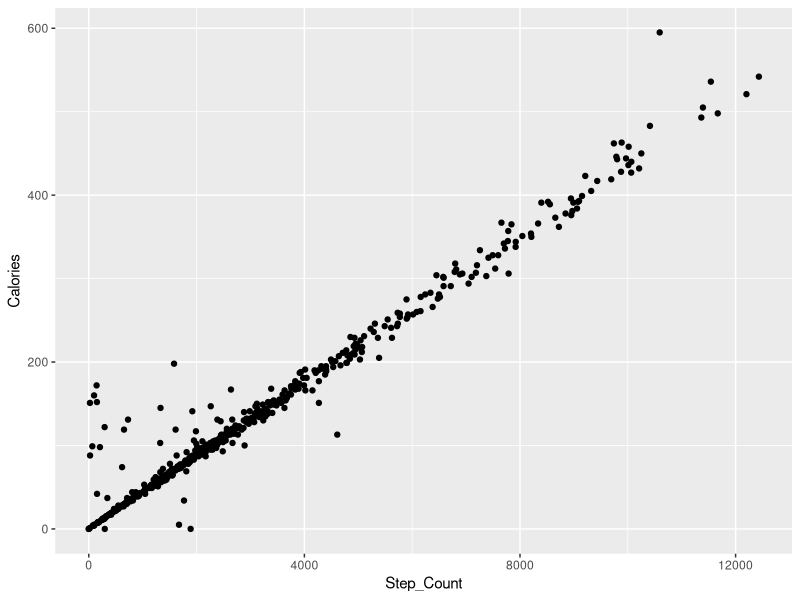

Here is the R script that generated this plot:
## ---- chunk 1
library(tidyverse)
Steps_daily <- read_csv("Steps Export_ 3-17-21to9-23-22.csv")
ggplot(Steps_daily, aes(x=Step_Count, y=Calories))+geom_point()

sessionInfo()

